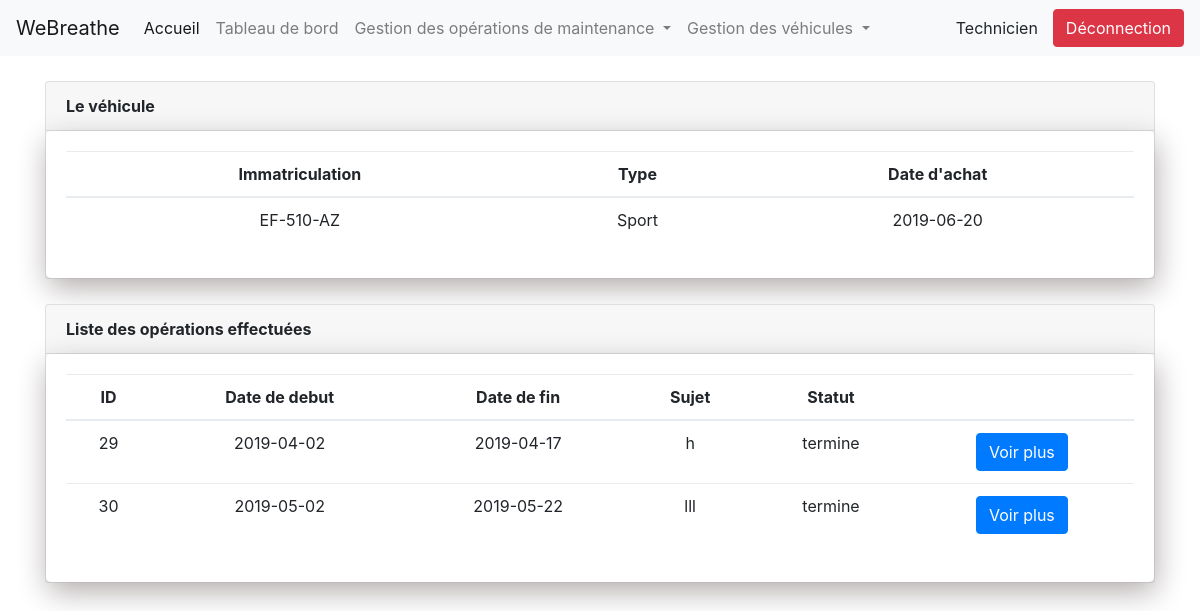
The app's page /showVehicule.php?immat=EF-510-AZ (signed in) with its own data.
### tables this page shows
CREATE TABLE IF NOT EXISTS `vehicules` (
  `immatriculation` varchar(255) NOT NULL,
  `type` varchar(255) NOT NULL,
  `dateAchat` date NOT NULL,
  PRIMARY KEY (`immatriculation`)
);

CREATE TABLE IF NOT EXISTS `maintenance` (
  `id` int(11) NOT NULL AUTO_INCREMENT,
  `dateDebut` date NOT NULL,
  `dateFin` date NOT NULL,
  `sujet` varchar(255) NOT NULL,
  `description` text NOT NULL,
  `etatAvancement` varchar(255) NOT NULL,
  `id_probleme` int(11) NOT NULL,
  PRIMARY KEY (`id`),
  KEY `id_probleme` (`id_probleme`)
);

### function/roles.php (called while the page is built, shortened)
<?php
function getRole($id_user){
    require 'config/dbconnect.php';
    $role = null;
    $sql = "SELECT id_user FROM administrateur WHERE id_user = ?";
    $requete = $db->prepare($sql);
    $requete->execute([$id_user]);
    $result = $requete->fetch();
    $sql2 = "SELECT id_user FROM techniciens WHERE id_user = ?";
    $requete2 = $db->prepare($sql2);
    $requete2->execute([$id_user]);
    $result2 = $requete2->fetch();
    if($result2 != null){
        $role = "technicien";
    }
    $sql3 = "SELECT id_user FROM gestionnaires WHERE id_user = ?";
    $requete3 = $db->prepare($sql3);
    $requete3->execute([$id_user]);
    $result3 = $requete3->fetch();
    return $role;
}
?>

### config/session.php (called while the page is built, shortened)
<?php
  include 'dbconnect.php';
  require 'function/roles.php';
  if(isset($_SESSION['id']) && isset($_SESSION['password']))
  {
    $id_user=$_SESSION['id'];
    $role_user = getRole($id_user);
  }
  else{
    echo "<script type='text/javascript'>window.location.href='index.php';</script>";
    die();
  }
?>

### showVehicule.php (the view, shortened to what this page needs)
<html>
<?php
require 'config/session.php';
require 'function/check.php';
require 'header.php';
?>
<body>
    <?php require_once 'navbar.php'; ?>
    <div class="container">
        <?php
            if(isset($_GET['immat']))
            {
                $immat = $_GET['immat'];
            }
            else{
                die();
                echo "<script type='text/javascript'>window.location.href='listVehicules.php';</script>";
            }
        ?>
        <div class="card margintop25">
            <div class="card-header">
                <strong>Le véhicule</strong>
            </div>
            <section class="block">
                <div class="table-responsive m-b-40">
                    <table class="table table-borderless table-data3">
                        <thead>
                            <tr>
                                <th class="center">Immatriculation</th>
                                <th class="center">Type</th>
                                <th class="center">Date d'achat</th>
                            </tr>
                        </thead>
                        <tbody>
                            <?php
                            $result = $db->query('SELECT * FROM vehicules WHERE immatriculation = "'.$immat.'"');
                            while ($row = $result->fetch()) {
                                echo '
                                <tr>
                                    <td class="center">' . $row['immatriculation'] . '</td>
                                    <td class="center">'.$row['type'].'</td>
                                    <td class="center">'.$row['dateAchat'].'</td>
                                </tr>';
                            }
                            ?>
                        </tbody>
                    </table>
                </div>
            </section>
        </div>
        <div class="card margintop25">
            <div class="card-header">
                <strong>Liste des opérations effectuées</strong>
            </div>
            <section class="block">
                <div class="table-responsive m-b-40">
                    <table class="table table-borderless table-data3">
                        <thead>
                            <tr>
                                <th class="center">ID</th>
                                <th class="center">Date de debut</th>
                                <th class="center">Date de fin</th>
                                <th class="center">Sujet</th>
                                <th class="center">Statut</th>
                                <th></th>
                            </tr>
                        </thead>
                        <tbody>
                            <?php
                            $result = $db->prepare('SELECT m.id,m.dateDebut,m.dateFin,m.sujet,m.etatAvancement
                            FROM maintenance m,problemevehicule p
                            WHERE m.id_probleme=p.id
                            AND	p.immatriculation = ?');
                            $result->execute([$immat]);
                            while ($row = $result->fetch()) {
                                echo '
                                <tr>
                                    <td class="center">' . $row['id'] . '</td>
                                    <td class="center">'.$row['dateDebut'].'</td>
                                    <td class="center">'.$row['dateFin'].'</td>
                                    <td class="center">'.$row['sujet'].'</td>
                                    <td class="center">'.$row['etatAvancement'].'</td>
                                    <td class="center"><a href="showMaintenance.php?id='.$row['id'].'" class="btn btn-primary">Voir plus</a></td>
                                </tr>';
                            }
                            ?>
                        </tbody>
                    </table>
                </div>
            </section>
        </div>
    </div>
</body>
</html>

### header.php
<?php
    echo'
    <head>
        <!DOCTYPE html>
        <meta charset="utf-8">
        <meta name="viewport" content="width=device-width, initial-scale=1">
        <meta http-equiv="X-UA-Compatible" content="ie=edge">
        <title>Site projet WeBreathe</title>
        <link rel="stylesheet" type="text/css" href="vendor/bootstrap/css/bootstrap.min.css">
        <link rel="stylesheet" href="asset/main.css">
        <script src="vendor/js/Chart.js"></script>
    </head>
    ';
?>

### navbar.php (shortened to what this page needs)
<nav class="navbar navbar-expand-lg navbar-light bg-light">
    <a class="navbar-brand" href="home.php">WeBreathe</a>
    <div class="collapse navbar-collapse" id="navbarSupportedContent">
        <ul class="navbar-nav mr-auto">
            <li class="nav-item active">
                <a class="nav-link" href="home.php">Accueil <span class="sr-only">(current)</span></a>
            </li>
            <?php
                if($role_user == "technicien")
                {
                    echo'<li class="nav-item">
                        <a class="nav-link" href="dashboard.php">Tableau de bord</span></a>
                    </li>';
                    echo'<li class="nav-item dropdown">
                            <a class="nav-link dropdown-toggle" href="#" id="navbarDropdown" role="button" data-toggle="dropdown" aria-haspopup="true" aria-expanded="false">
                                Gestion des opérations de maintenance
                            </a>
                            <div class="dropdown-menu" aria-labelledby="navbarDropdown">
                                <a class="dropdown-item" href="listMaintenances.php">Liste des opérations de maintenance</a>
                                <a class="dropdown-item" href="addMaintenance.php">Ajouter une opération de maintenance</a>
                                <a class="dropdown-item" href="addNoteMaintenance.php">Noter une opération</a>
                                <a class="dropdown-item" href="addPictureMaintenance.php">Ajouter des photos</a>
                            </div>
                    </li>';
                    echo'<li class="nav-item dropdown">
                            <a class="nav-link dropdown-toggle" href="#" id="navbarDropdown" role="button" data-toggle="dropdown" aria-haspopup="true" aria-expanded="false">
                                Gestion des véhicules
                            </a>
                            <div class="dropdown-menu" aria-labelledby="navbarDropdown">
                                <a class="nav-link" href="listVehicules.php">Liste des véhicules</span></a>
                                <a class="nav-link" href="addProblemVehicule.php">Signaler un problème véhicule</span></a>
                            </div>
                    </li>';
                }
                ?>
        </ul>
        <?php echo '<a>'.ucfirst($role_user).'</a>';?>
        <a href="config/deconnexion.php" class="btn btn-danger" style="margin-left:15px;">Déconnection</a>
    </div>
</nav>

### asset/main.css (style rules this page uses)
.block { border-style: none ; border-width: 1px; border-radius: 5px; padding: 20px; box-shadow: 2px 10px 30px #b3adad; }
.center { text-align: center; }
.margintop25 { margin-top:25px; }

### records on screen
vehicules: immatriculation "EF-510-AZ", type "Sport", dateAchat "2019-06-20"
maintenance: id "29", dateDebut "2019-04-02", dateFin "2019-04-17", sujet "h", etatAvancement "termine"
maintenance: id "30", dateDebut "2019-05-02", dateFin "2019-05-22", sujet "lll", etatAvancement "termine"

### other values on screen
$role_user "Technicien"
